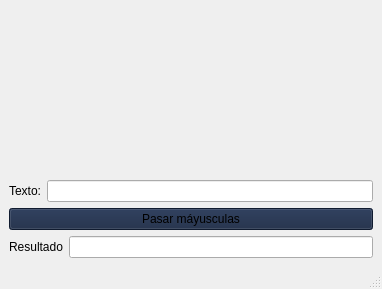
<?xml version="1.0" encoding="UTF-8"?>
<ui version="4.0">
 <class>MainWindow</class>
 <widget class="QMainWindow" name="MainWindow">
  <property name="geometry">
   <rect>
    <x>0</x>
    <y>0</y>
    <width>382</width>
    <height>289</height>
   </rect>
  </property>
  <property name="windowTitle">
   <string>MainWindow</string>
  </property>
  <property name="styleSheet">
   <string notr="true">QLineEdit#outText { color: red; background-color: white;};
background-color: rgb(102, 201, 255);
</string>
  </property>
  <widget class="QWidget" name="centralwidget">
   <layout class="QVBoxLayout" name="verticalLayout">
    <item>
     <widget class="QLabel" name="label">
      <property name="text">
       <string/>
      </property>
      <property name="pixmap">
       <pixmap>logo eci.png</pixmap>
      </property>
     </widget>
    </item>
    <item>
     <layout class="QHBoxLayout" name="horizontalLayout">
      <item>
       <widget class="QLabel" name="textLabel">
        <property name="text">
         <string>Texto:</string>
        </property>
       </widget>
      </item>
      <item>
       <widget class="QLineEdit" name="userInput"/>
      </item>
     </layout>
    </item>
    <item>
     <widget class="QPushButton" name="pushButton">
      <property name="styleSheet">
       <string notr="true">background-color: rgb(226, 255, 83);
background-color: rgb(23, 38, 66);</string>
      </property>
      <property name="text">
       <string>Pasar máyusculas</string>
      </property>
     </widget>
    </item>
    <item>
     <layout class="QHBoxLayout" name="horizontalLayout_2">
      <item>
       <widget class="QLabel" name="outLabel">
        <property name="text">
         <string>Resultado</string>
        </property>
       </widget>
      </item>
      <item>
       <widget class="QLineEdit" name="outText">
        <property name="echoMode">
         <enum>QLineEdit::Normal</enum>
        </property>
       </widget>
      </item>
     </layout>
    </item>
   </layout>
  </widget>
  <widget class="QMenuBar" name="menubar">
   <property name="geometry">
    <rect>
     <x>0</x>
     <y>0</y>
     <width>382</width>
     <height>20</height>
    </rect>
   </property>
  </widget>
  <widget class="QStatusBar" name="statusbar"/>
 </widget>
 <resources/>
 <connections/>
</ui>
